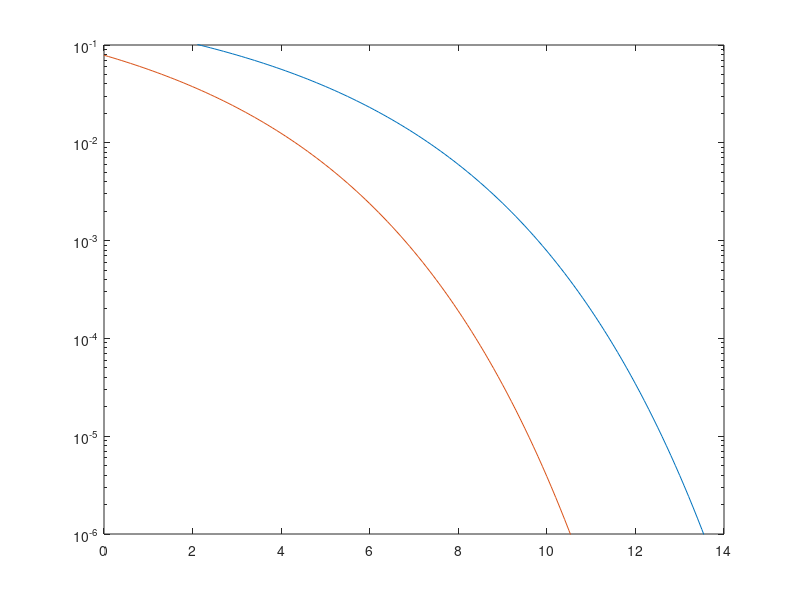

Here is the MATLAB script that generated this plot:
snr=(0:0.1:14);
x=10.^(snr./10);
Q=1/2.*erfc(((x).^0.5)./2^0.5);
semilogy(snr,Q);
hold on
Q=1/2.*erfc(((2.*x).^0.5)./2^0.5);
semilogy(snr,Q);
set(gca,'YLim',[10^-6 0.1])

 